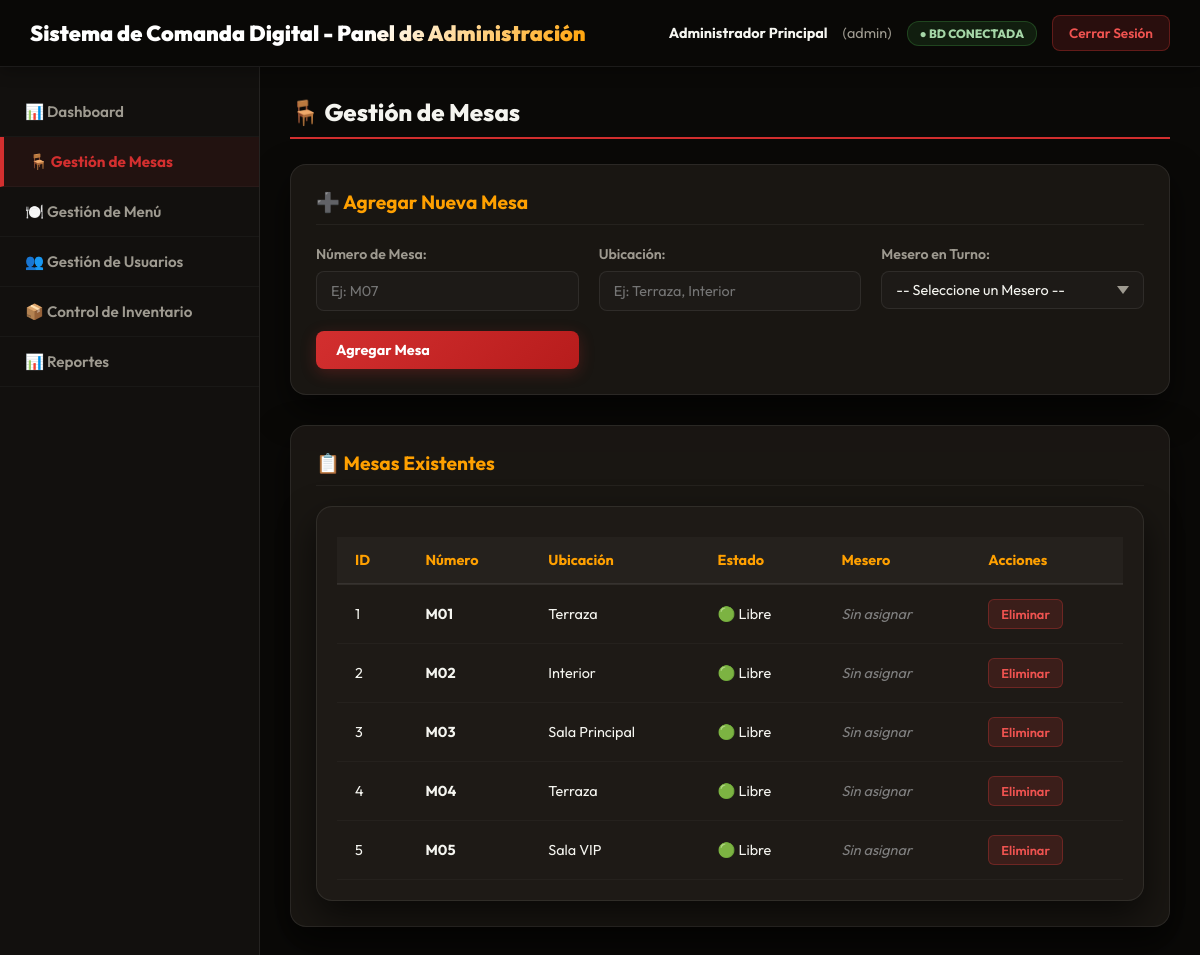
Page /index.php?action=admin&seccion=mesas (signed in) on the earlier database version.
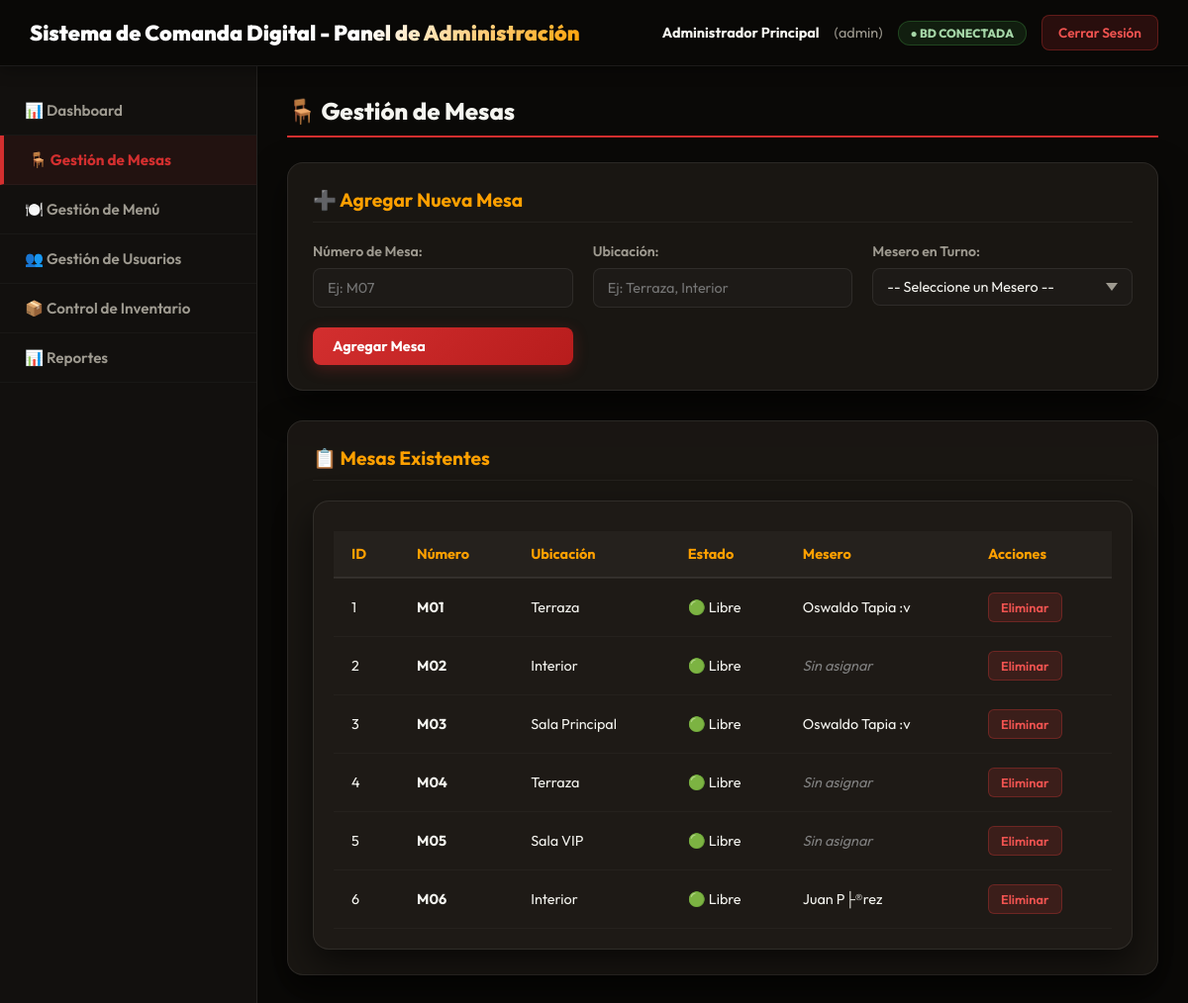
Same page on the later database version.
### tables this page shows
CREATE TABLE `mesas` (
  `id` int NOT NULL AUTO_INCREMENT,
  `numero_mesa` varchar(10) NOT NULL,
  `estado` enum('libre','ocupada','reservada','mantenimiento') DEFAULT 'libre',
  `ubicacion` varchar(100) DEFAULT NULL,
  `activa` tinyint(1) DEFAULT '1',
  `mesero_id` int DEFAULT NULL,
  PRIMARY KEY (`id`),
  UNIQUE KEY `numero_mesa` (`numero_mesa`),
  KEY `fk_mesas_mesero` (`mesero_id`),
  CONSTRAINT `fk_mesas_mesero` FOREIGN KEY (`mesero_id`) REFERENCES `usuarios` (`id`) ON DELETE SET NULL
);

CREATE TABLE `usuarios` (
  `id` int NOT NULL AUTO_INCREMENT,
  `usuario` varchar(50) NOT NULL,
  `password_hash` varchar(255) NOT NULL,
  `nombre` varchar(100) NOT NULL,
  `rol` enum('admin','mesero','cocina','caja') NOT NULL,
  `activo` tinyint(1) DEFAULT '1',
  `fecha_creacion` timestamp NOT NULL DEFAULT CURRENT_TIMESTAMP,
  `ultimo_login` timestamp NULL DEFAULT NULL,
  PRIMARY KEY (`id`),
  UNIQUE KEY `usuario` (`usuario`)
);

### config/database.php (called while the page is built, shortened)
<?php
class Database {
    private static $connection = null;
    public static function getConnection() {
        if (self::$connection === null) {
            try {
                $dsn = "mysql:host=" . DB_HOST . ";dbname=" . DB_NAME . ";charset=utf8mb4";
                self::$connection = new PDO($dsn, DB_USER, DB_PASS);
                self::$connection->setAttribute(PDO::ATTR_ERRMODE, PDO::ERRMODE_EXCEPTION);
                self::$connection->exec("SET time_zone = '-05:00'");
            } catch(PDOException $e) {
                die("Error de conexión: " . $e->getMessage());
            }
        }
        return self::$connection;
    }
}
?>

### models/Mesa.php (called while the page is built, shortened)
<?php
class Mesa {
    private $db;
    public function __construct() {
        $this->db = Database::getConnection();
    }
    public function getAll() {
        $sql = "SELECT m.*, u.nombre AS nombre_mesero
                FROM mesas m
                LEFT JOIN usuarios u ON m.mesero_id = u.id
                WHERE m.activa = 1
                ORDER BY m.numero_mesa";
        $stmt = $this->db->prepare($sql);
        $stmt->execute();
        return $stmt->fetchAll(PDO::FETCH_ASSOC);
    }
}
?>

### models/User.php (called while the page is built, shortened)
<?php
class User {
    private $db;
    public function __construct() {
        $this->db = Database::getConnection();
    }
    public function obtenerMeseros() {
        $sql = "SELECT id, nombre FROM usuarios WHERE rol = 'mesero' AND activo = 1 ORDER BY nombre";
        $stmt = $this->db->prepare($sql);
        $stmt->execute();
        return $stmt->fetchAll(PDO::FETCH_ASSOC);
    }
}
?>

### views/admin/mesas.php (the view, shortened to what this page needs)
<?php
require_once __DIR__ . '/../layout/header.php';
?>
<div id="mesas" class="content-section">
    <h2>🪑 Gestión de Mesas</h2>
    <div class="report-section">
        <h3>➕ Agregar Nueva Mesa</h3>
        <form method="POST" action="<?php echo BASE_URL; ?>index.php?action=admin&seccion=mesas" class="form-grid">
            <div class="form-group">
                <label>Número de Mesa:</label>
                <input type="text" name="numero_mesa" required placeholder="Ej: M07">
            </div>
            <div class="form-group">
                <label>Ubicación:</label>
                <input type="text" name="ubicacion" required placeholder="Ej: Terraza, Interior">
            </div>
            <div class="form-group">
                <label>Mesero en Turno:</label>
                <select name="mesero_id" required>
                    <option value="">-- Seleccione un Mesero --</option>
                </select>
            </div>
            <div class="form-group">
                <button type="submit" class="btn">Agregar Mesa</button>
            </div>
        </form>
    </div>
    <div class="report-section">
        <h3>📋 Mesas Existentes</h3>
        <div class="table-container">
            <table class="data-table">
                <thead>
                    <tr>
                        <th>ID</th>
                        <th>Número</th>
                        <th>Ubicación</th>
                        <th>Estado</th>
                        <th>Mesero</th> <th>Acciones</th>
                    </tr>
                </thead>
                <tbody>
                    <?php foreach ($data['mesas'] as $row): ?>
                        <?php
                        $estado_color = '';
                        switch($row['estado']) {
                            case 'libre': $estado_color = '🟢 Libre'; break;
                        }
                        ?>
                        <tr>
                            <td><?php echo $row['id']; ?></td>
                            <td><strong><?php echo $row['numero_mesa']; ?></strong></td>
                            <td><?php echo $row['ubicacion']; ?></td>
                            <td><?php echo $estado_color; ?></td>
                            <td><?php echo !empty($row['nombre_mesero']) ? htmlspecialchars($row['nombre_mesero']) : '<span style="color:gray; font-style:italic;">Sin asignar</span>'; ?></td>
                            <td>
                                <form method="POST" action="<?php echo BASE_URL; ?>index.php?action=admin&seccion=mesas" style="display:inline;">
                                    <button type="submit" class="btn-sm btn-danger" onclick="return confirm('¿Está seguro de eliminar esta mesa?')">Eliminar</button>
                                </form>
                            </td>
                        </tr>
                    <?php endforeach; ?>
                </tbody>
            </table>
        </div>
    </div>
</div>
<?php require_once __DIR__ . '/../layout/footer.php'; ?>

Differences in the rows shown:
changed mesas id 1: mesero.nombre (not shown) → "Oswaldo Tapia :v"; no longer shows "Sin asignar"
changed mesas "Sala Principal": mesero.nombre (not shown) → "Oswaldo Tapia :v"; no longer shows "Sin asignar"
now on this page (row edited): mesas: id "6", numero_mesa "M06", ubicacion "Interior", estado "🟢 Libre", mesero.nombre "Juan P├®rez"
